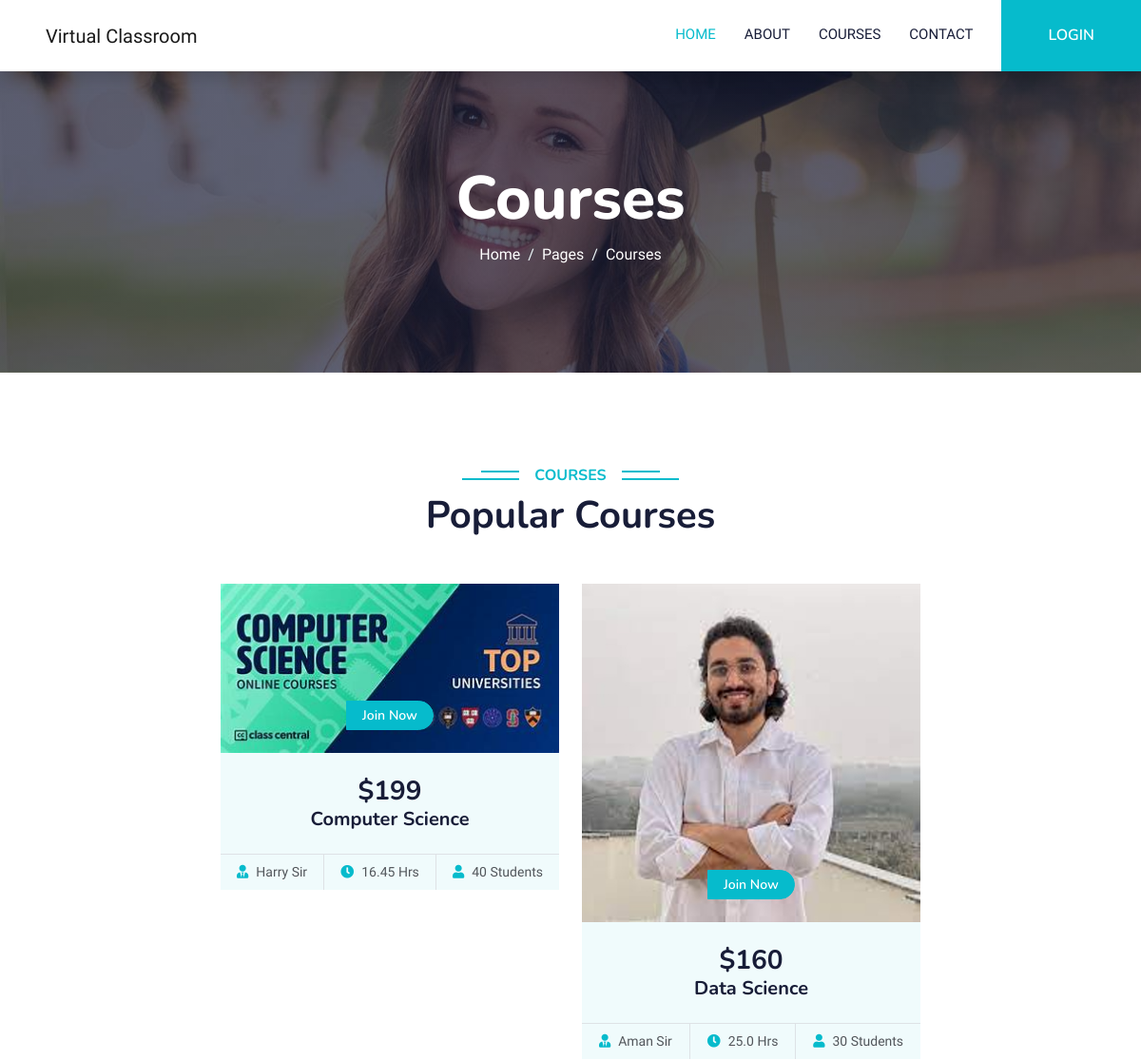
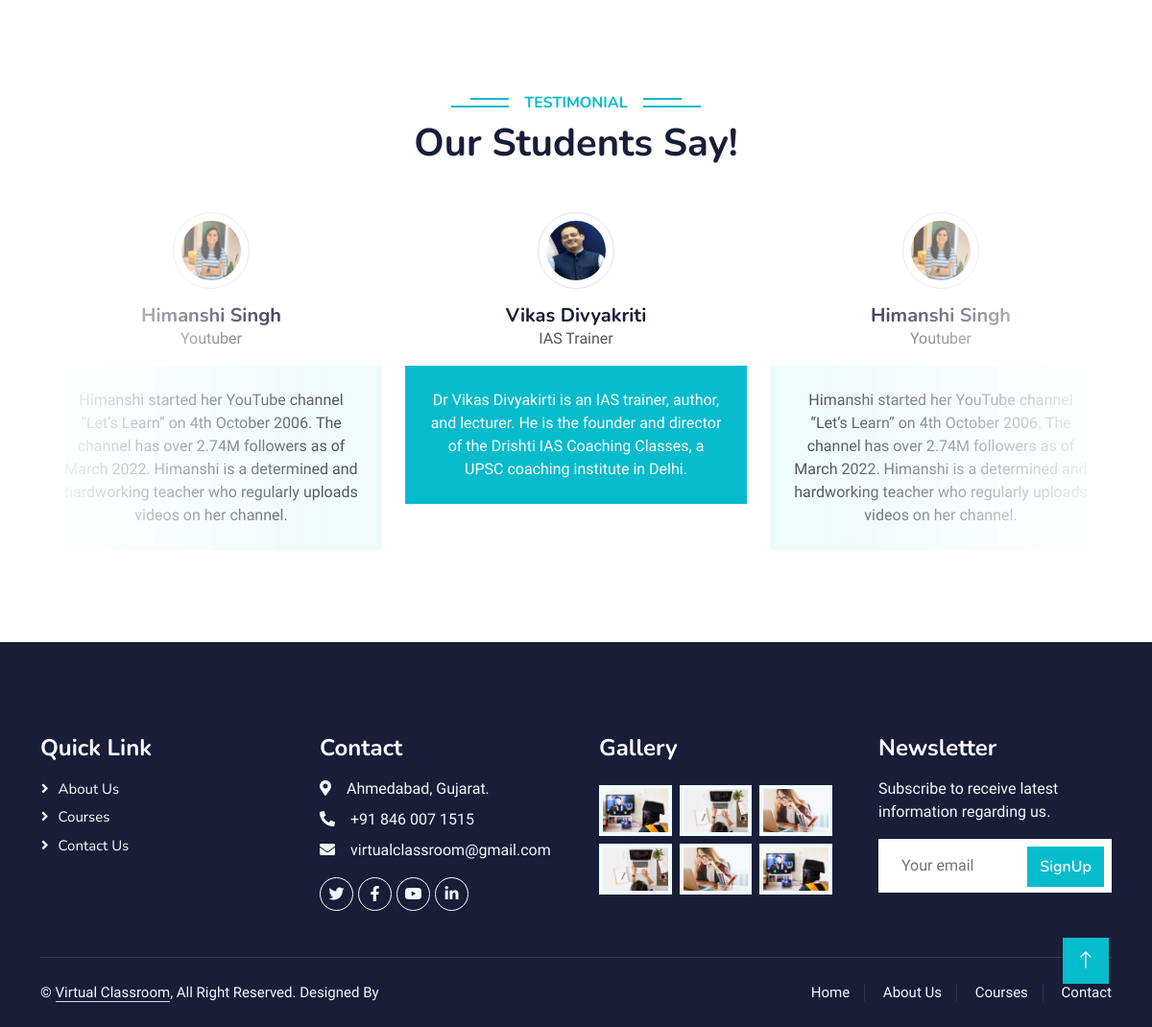
Screenshot of /courses with the database file from the repository (2 pictures, top to bottom).
### ssa_app/models.py (models this page shows)
class PopularCourses(models.Model):
    courseName = models.CharField(max_length=200)
    photo = models.ImageField(upload_to="images/PopularCoursesImages")
    timing = models.FloatField()
    price = models.IntegerField()
    instructorName = models.CharField(max_length=100)
    time = models.FloatField()
    studentsNumber = models.IntegerField()

class Testimonial(models.Model):
    name = models.CharField(max_length=100)
    profession = models.CharField(max_length=100)
    photo = models.ImageField(upload_to="images/TestimonialImages")
    feedback = models.TextField()

### ssa_app/views.py (the view)
# urls.py: path('courses',views.courses,name="courses.html"),
def courses(request):
    testimonialData = Testimonial.objects.all()
    popularCourses = PopularCourses.objects.all()
    data = {
        'testimonialData':testimonialData,
        'popularCourses':popularCourses,
    }
    return render(request,"courses.html",data)

### template/courses.html (shortened to what this page needs)
{% extends "base.html" %} {% load static %}{% block body %}
<div class="container-fluid bg-primary py-5 mb-5 page-header">
  <div class="container py-5">
    <div class="row justify-content-center">
      <div class="col-lg-10 text-center">
        <h1 class="display-3 text-white animated slideInDown">Courses</h1>
        <nav aria-label="breadcrumb">
          <ol class="breadcrumb justify-content-center">
            <li class="breadcrumb-item">
              <a class="text-white" href="#">Home</a>
            </li>
            <li class="breadcrumb-item">
              <a class="text-white" href="#">Pages</a>
            </li>
            <li class="breadcrumb-item text-white active" aria-current="page">
              Courses
            </li>
          </ol>
        </nav>
      </div>
    </div>
  </div>
</div>
<div class="container-xxl py-5">
  <div class="container">
    <div class="text-center wow fadeInUp" data-wow-delay="0.1s">
      <h6 class="section-title bg-white text-center text-primary px-3">
        Courses
      </h6>
      <h1 class="mb-5">Popular Courses</h1>
    </div>
    <div class="row g-4 justify-content-center">
      {% for n in popularCourses %}
      <div class="col-lg-4 col-md-6 wow fadeInUp" data-wow-delay="{{ n.timing }}s">
        <div class="course-item bg-light">
          <div class="position-relative overflow-hidden">
            <img
              class="img-fluid"
              src="{{ n.photo.url }}"
              alt=""
            />
            <div
              class="w-100 d-flex justify-content-center position-absolute bottom-0 start-0 mb-4"
            >
              <a
                href="{% url 'register.html' %}"
                class="flex-shrink-0 btn btn-sm btn-primary px-3"
                style="border-radius: 0 30px 30px 0"
                >Join Now</a
              >
            </div>
          </div>
          <div class="text-center p-4 pb-0">
            <h3 class="mb-0">${{ n.price }}</h3>
            <h5 class="mb-4">{{ n.courseName }}</h5>
          </div>
          <div class="d-flex border-top">
            <small class="flex-fill text-center border-end py-2"
              ><i class="fa fa-user-tie text-primary me-2"></i>{{ n.instructorName }}</small
            >
            <small class="flex-fill text-center border-end py-2"
              ><i class="fa fa-clock text-primary me-2"></i>{{ n.time }} Hrs</small
            >
            <small class="flex-fill text-center py-2"
              ><i class="fa fa-user text-primary me-2"></i>{{ n.studentsNumber }} Students</small
            >
          </div>
        </div>
      </div>
      {% endfor %}
    </div>
  </div>
</div>
<div class="container-xxl py-5 wow fadeInUp" data-wow-delay="0.1s">
  <div class="container">
    <div class="text-center">
      <h6 class="section-title bg-white text-center text-primary px-3">
        Testimonial
      </h6>
      <h1 class="mb-5">Our Students Say!</h1>
    </div>
    <div class="owl-carousel testimonial-carousel position-relative">
      {% for n in testimonialData %}
      <div class="testimonial-item text-center">
        <img class="border rounded-circle p-2 mx-auto mb-3" src="{{ n.photo.url }}"
          style="width: 80px; height: 80px" />
        <h5 class="mb-0">{{ n.name }}</h5>
        <p>{{ n.profession }}</p>
        <div class="testimonial-text bg-light text-center p-4">
          <p class="mb-0">
            {{ n.feedback }}
          </p>
        </div>
      </div>
      {% endfor %}
    </div>
  </div>
</div>
{% endblock body %}

### static/css/style.css (style rules this page uses)
:root { --primary: #06BBCC; --light: #F0FBFC; --dark: #181d38; }
.btn { font-family: 'Nunito', sans-serif; font-weight: 600; transition: .5s; }
.btn.btn-primary, .btn.btn-secondary { color: #FFFFFF; }
.page-header { background: linear-gradient(rgba(24, 29, 56, .7), rgba(24, 29, 56, .7)), url(../img/carousel-1.jpg); background-position: center center; background-repeat: no-repeat; background-size: cover; }
.breadcrumb-item + .breadcrumb-item::before { color: var(--light); }
.section-title { position: relative; display: inline-block; text-transform: uppercase; }
.section-title::before { position: absolute; content: ""; width: calc(100% + 80px); height: 2px; top: 4px; left: -40px; background: var(--primary); z-index: -1; }
.section-title::after { position: absolute; content: ""; width: calc(100% + 120px); height: 2px; bottom: 5px; left: -60px; background: var(--primary); z-index: -1; }
.category img, .course-item img { transition: .5s; }
.testimonial-carousel::before { position: absolute; content: ""; top: 0; left: 0; height: 100%; width: 0; background: linear-gradient(to right, rgba(255, 255, 255, 1) 0%, rgba(255, 255, 255, 0) 100%); z-index: 1; }
.testimonial-carousel::after { position: absolute; content: ""; top: 0; right: 0; height: 100%; width: 0; background: linear-gradient(to left, rgba(255, 255, 255, 1) 0%, rgba(255, 255, 255, 0) 100%); z-index: 1; }
@media (min-width: 768px) { .testimonial-carousel::before, .testimonial-carousel::after { width: 200px; } }
@media (min-width: 992px) { .testimonial-carousel::before, .testimonial-carousel::after { width: 300px; } }
.testimonial-carousel .owl-item .testimonial-text, .testimonial-carousel .owl-item.center .testimonial-text * { transition: .5s; }
.testimonial-carousel .owl-item.center .testimonial-text { background: var(--primary) !important; }
.testimonial-carousel .owl-item.center .testimonial-text * { color: #FFFFFF !important; }

### rows the page displays
PopularCourses: photo (picture), price "199", courseName "Computer Science", instructorName "Harry Sir", time "16.45", studentsNumber "40"
PopularCourses: photo (picture), price "160", courseName "Data Science", instructorName "Aman Sir", time "25.0", studentsNumber "30"
Testimonial: photo (picture), name "Vikas Divyakriti", profession "IAS Trainer", feedback "Dr Vikas Divyakirti is an IAS trainer, author, and lecturer. He is the founder and director of the Drishti IAS Coaching Classes, a UPSC coaching institute in Delhi."
Testimonial: photo (picture), name "Himanshi Singh", profession "Youtuber", feedback "Himanshi started her YouTube channel “Let’s Learn” on 4th October 2006. The channel has over 2.74M followers as of March 2022. Himanshi is a determined and hardworking teacher who regularly uploads videos on her channel."
